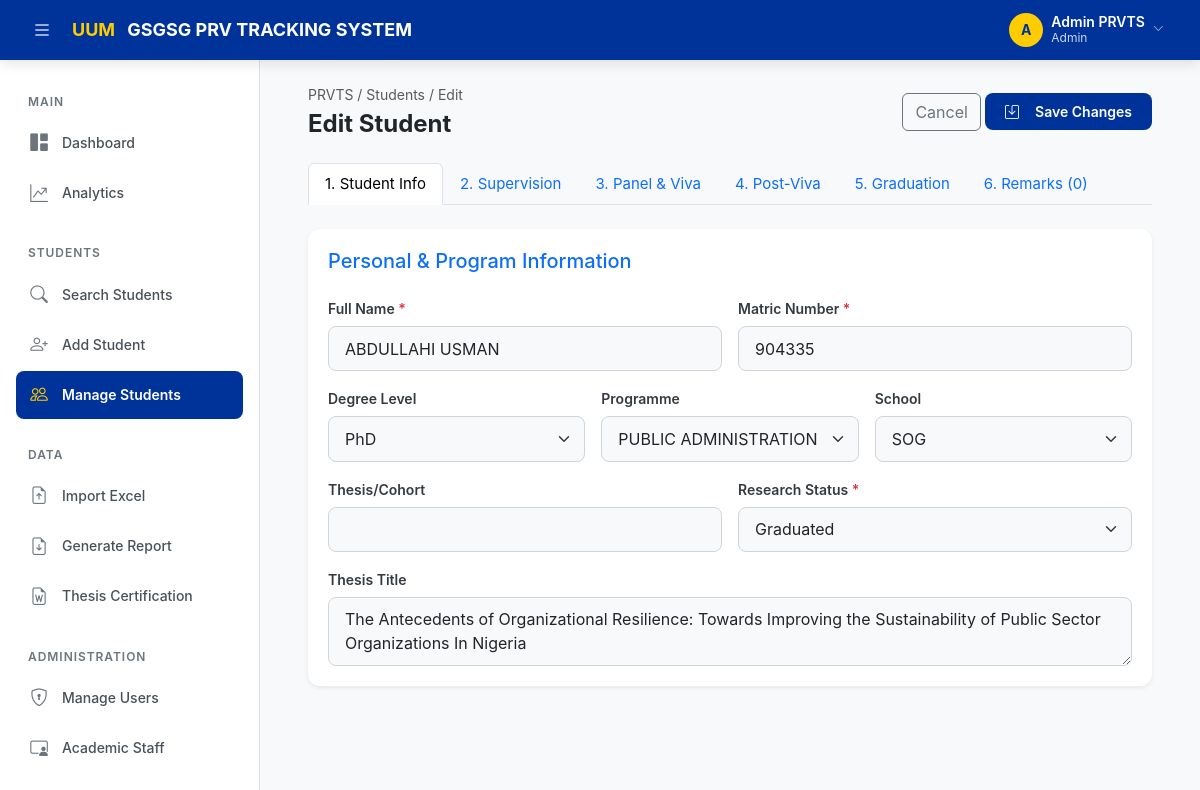
/students/edit/149?highlight=corrected_thesis_received_date (signed in), run on the app's committed database.
### tables this page shows
CREATE TABLE IF NOT EXISTS `students` (
    `student_id`      INT AUTO_INCREMENT PRIMARY KEY,
    `matric_no`       VARCHAR(30) NOT NULL UNIQUE,
    `name`            VARCHAR(200) NOT NULL,
    `programme`       VARCHAR(200) DEFAULT NULL,
    `school`          VARCHAR(200) DEFAULT NULL,
    `degree_level`    VARCHAR(100) NOT NULL DEFAULT 'Masters',
    `cohort`          VARCHAR(50) DEFAULT NULL,
    `its_receipt_date` DATE DEFAULT NULL,
    `thesis_title`    TEXT DEFAULT NULL,
    `research_status` ENUM(
        'Thesis Submitted',
        'Examiner Assigned',
        'Viva Scheduled',
        'Viva Completed',
        'Re-Viva',
        'Corrections Submitted',
        'Ready for Senate',
        'Graduated'
    ) NOT NULL DEFAULT 'Thesis Submitted',
    `created_at`      DATETIME NOT NULL DEFAULT CURRENT_TIMESTAMP,
    `updated_at`      DATETIME NOT NULL DEFAULT CURRENT_TIMESTAMP ON UPDATE CURRENT_TIMESTAMP,

    INDEX `idx_students_name`     (`name`),
    INDEX `idx_students_school`   (`school`),
    INDEX `idx_students_status`   (`research_status`),
    INDEX `idx_students_degree`   (`degree_level`)
);

### app/Views/students/create.php (the view, shortened to what the rows shown need)
<?php
$baseUrl = rtrim($_ENV['APP_URL'] ?? '', '/');
$isEdit = isset($student);
$formAction = $isEdit ? "$baseUrl/students/update/{$student['student_id']}" : "$baseUrl/students/store";
$defaultSchools = ['SOG', 'SOIS', 'SOL', 'STHEM'];
$allSchoolsList = array_unique(array_filter(array_merge($defaultSchools, $schools ?? [])));
sort($allSchoolsList);
$programmeSchoolMap = [
    'PUBLIC MANAGEMENT' => 'SOG',
    'DOKTOR FALSAFAH (PENGURUSAN AWAM)' => 'SOG',
    'PUBLIC ADMINISTRATION' => 'SOG',
    'DEVELOPMENT MANAGEMENT' => 'SOG',
    'SOCIOLOGY' => 'SOG',
    'INTERNATIONAL BUSINESS' => 'SOIS',
    'INTERNATIONAL STUDIES' => 'SOIS',
    'INTERNATIONAL RELATIONS' => 'SOIS',
    'POLITICAL SCIENCE' => 'SOIS',
    'ISLAMICJERUSALEM STUDIES' => 'SOIS',
    'STRATEGIC STUDIES' => 'SOIS',
    'LAW' => 'SOL',
    'TOURISM MANAGEMENT' => 'STHEM',
    'TOURISM AND HOSPITALITY MANAGEMENT' => 'STHEM',
];
$defaultProgrammes = array_keys($programmeSchoolMap);
$allProgrammesList = array_unique(array_filter(array_merge($defaultProgrammes, $programmes ?? [])));
sort($allProgrammesList);
$currentProg = $student['programme'] ?? '';
$currentSch = $student['school'] ?? '';
?>
<div class="page-header animate-fade-in-up">
    <div>
        <div class="breadcrumb text-muted">PRVTS / Students / <?= $isEdit ? 'Edit' : 'Create' ?></div>
        <h1><?= $isEdit ? 'Edit Student' : 'Add New Student' ?></h1>
    </div>
    <div class="header-actions">
        <a href="<?= $baseUrl ?>/students/manage" class="btn btn-outline-secondary">Cancel</a>
        <button type="submit" form="studentForm" class="btn btn-uum">
            <i class="bi bi-save me-2"></i><?= $isEdit ? 'Save Changes' : 'Save Student' ?>
        </button>
    </div>
</div>
<form id="studentForm" method="POST" action="<?= $formAction ?>" class="animate-fade-in-up stagger-1">
    <ul class="nav nav-tabs mb-4" id="studentTabs" role="tablist">
        <li class="nav-item" role="presentation">
            <button class="nav-link active" id="info-tab" data-bs-toggle="tab" data-bs-target="#info" type="button" role="tab">1. Student Info</button>
        </li>
        <li class="nav-item" role="presentation">
            <button class="nav-link" id="supervision-tab" data-bs-toggle="tab" data-bs-target="#supervision" type="button" role="tab">2. Supervision</button>
        </li>
        <li class="nav-item" role="presentation">
            <button class="nav-link" id="viva-tab" data-bs-toggle="tab" data-bs-target="#viva" type="button" role="tab">3. Panel & Viva</button>
        </li>
        <li class="nav-item" role="presentation">
            <button class="nav-link" id="postviva-tab" data-bs-toggle="tab" data-bs-target="#postviva" type="button" role="tab">4. Post-Viva</button>
        </li>
        <li class="nav-item" role="presentation">
            <button class="nav-link" id="graduation-tab" data-bs-toggle="tab" data-bs-target="#graduation" type="button" role="tab">5. Graduation</button>
        </li>
        <?php if ($isEdit): ?>
        <li class="nav-item" role="presentation">
            <button class="nav-link" id="remarks-tab" data-bs-toggle="tab" data-bs-target="#remarks" type="button" role="tab">
                6. Remarks (<?= count($remarks ?? []) ?>)
            </button>
        </li>
        <?php endif; ?>
    </ul>
    <div class="tab-content" id="studentTabsContent">
        <div class="tab-pane fade show active" id="info" role="tabpanel">
            <div class="card shadow-sm border-0 mb-4">
                <div class="card-body">
                    <h5 class="card-title text-primary mb-4">Personal & Program Information</h5>
                    <div class="row g-3">
                        <div class="col-md-6">
                            <label class="form-label">Full Name <span class="text-danger">*</span></label>
                            <input type="text" class="form-control" name="name" value="<?= htmlspecialchars($student['name'] ?? '') ?>" required>
                        </div>
                        <div class="col-md-6">
                            <label class="form-label">Matric Number <span class="text-danger">*</span></label>
                            <input type="text" class="form-control" name="matric_no" value="<?= htmlspecialchars($student['matric_no'] ?? '') ?>" required>
                        </div>
                        <div class="col-md-4">
                            <label class="form-label">Degree Level</label>
                            <select class="form-select" name="degree_level">
                                <?php
                                $degreeOptions = [
                                    'Diploma',
                                    'Advanced Diploma',
                                    'Postdoctoral',
                                    'Associate Degree',
                                    'APEL 7',
                                    'Mobility',
                                    'Program Upgrade',
                                    'Bachelor\'s Degree',
                                    'Postgraduate Diploma',
                                    'Masters',
                                    'PhD',
                                    'DBA',
                                    'Certificate',
                                    'Higher National Diploma',
                                    'Executive Diploma'
                                ];
                                $currentDegree = $student['degree_level'] ?? 'Masters';
                                foreach($degreeOptions as $d): ?>
                                <option value="<?= $d ?>" <?= $currentDegree === $d ? 'selected' : '' ?>><?= $d ?></option>
                                <?php endforeach; ?>
                            </select>
                        </div>
                        <div class="col-md-4">
                            <label class="form-label">Programme</label>
                            <select class="form-select" id="programmeSelect" name="programme">
                                <?php foreach($allProgrammesList as $p): ?>
                                <option value="<?= htmlspecialchars($p) ?>" <?= ($currentProg === $p) ? 'selected' : '' ?>><?= htmlspecialchars($p) ?></option>
                                <?php endforeach; ?>
                            </select>
                        </div>
                        <div class="col-md-4">
                            <label class="form-label">School</label>
                            <select class="form-select" id="schoolSelect" name="school">
                                <?php foreach($allSchoolsList as $s): ?>
                                <option value="<?= htmlspecialchars($s) ?>" <?= ($currentSch === $s) ? 'selected' : '' ?>><?= htmlspecialchars($s) ?></option>
                                <?php endforeach; ?>
                            </select>
                        </div>
                        <div class="col-md-6">
                            <label class="form-label">Thesis/Cohort</label>
                            <input type="text" class="form-control" name="cohort" value="<?= htmlspecialchars($student['cohort'] ?? '') ?>">
                        </div>
                        <div class="col-md-6">
                            <label class="form-label">Research Status <span class="text-danger">*</span></label>
                            <select class="form-select" name="research_status" required>
                                <?php
                                $statuses = ['Thesis Submitted', 'Examiner Assigned', 'Viva Scheduled', 'Viva Completed', 'Re-Viva', 'Corrections Submitted', 'Ready for Senate', 'Graduated'];
                                foreach($statuses as $rs): ?>
                                <option value="<?= $rs ?>" <?= ($student['research_status'] ?? 'Thesis Submitted') === $rs ? 'selected' : '' ?>><?= $rs ?></option>
                                <?php endforeach; ?>
                            </select>
                        </div>
                        <div class="col-12">
                            <label class="form-label">Thesis Title</label>
                            <textarea class="form-control" name="thesis_title" rows="2"><?= htmlspecialchars($student['thesis_title'] ?? '') ?></textarea>
                        </div>
                    </div>
                </div>
            </div>
        </div>
        </form>

### app/Core/Router.php (shortened to what the rows shown need)
<?php
class Router
{
    private array $routes = [];
    public function get(string $path, string $controller, string $action): void
    {
        $this->routes['GET'][$path] = ['controller' => $controller, 'action' => $action];
    }
    public function post(string $path, string $controller, string $action): void
    {
        $this->routes['POST'][$path] = ['controller' => $controller, 'action' => $action];
    }
    public function dispatch(string $uri, string $method): void
    {
        $uri = parse_url($uri, PHP_URL_PATH);
        $uri = rtrim($uri, '/') ?: '/';
        $method = strtoupper($method);
        foreach ($this->routes[$method] ?? [] as $routePath => $route) {
            $pattern = preg_replace('/\{(\w+)\}/', '([^/]+)', $routePath);
            $pattern = '#^' . $pattern . '$#';
            if (preg_match($pattern, $uri, $matches)) {
                array_shift($matches);
                $this->callAction($route['controller'], $route['action'], $matches);
                return;
            }
        }
    }
    private function callAction(string $controller, string $action, array $params = []): void
    {
        $controllerInstance = new $controllerClass();
        call_user_func_array([$controllerInstance, $action], $params);
    }
}

### data on the page
students: name "ABDULLAHI USMAN", matric_no "904335", degree_level "PhD", programme "PUBLIC ADMINISTRATION", school "SOG", research_status "Graduated", thesis_title "The Antecedents of Organizational Resilience: Towards Improving the Sustainability of Public Sector Organizations In Nigeria"
